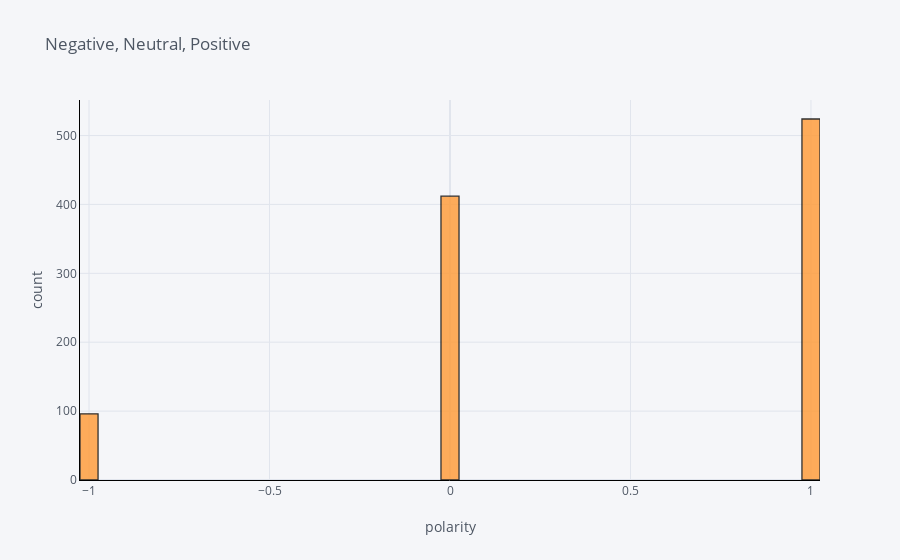

The notebook cell this image was saved under:
### Code cell
df['rate'].iplot(
    kind='hist',
    bins=50,
    xTitle='polarity',
    linecolor='black',
    yTitle='count',
    title='Negative, Neutral, Positive')

### Figure 1 — Plotly figure (JSON) as saved in the notebook; plotly's stock layout.template omitted (floating-point values rounded to 4 significant figures; data arrays with more than 128 entries replaced by an {"elided": "..."} marker saying what was removed)
{"data": [{"histfunc": "count", "histnorm": "", "marker": {"color": "rgba(255, 153, 51, 1.0)", "line": {"color": "#000000", "width": 1.3}}, "name": "rate", "nbinsx": 50, "opacity": 0.8, "orientation": "v", "type": "histogram", "x": {"elided": "1032 int values"}}], "layout": {"barmode": "overlay", "legend": {"bgcolor": "#F5F6F9", "font": {"color": "#4D5663"}}, "paper_bgcolor": "#F5F6F9", "plot_bgcolor": "#F5F6F9", "title": {"font": {"color": "#4D5663"}, "text": "Negative, Neutral, Positive"}, "xaxis": {"gridcolor": "#E1E5ED", "linecolor": "black", "showgrid": true, "tickfont": {"color": "#4D5663"}, "title": {"font": {"color": "#4D5663"}, "text": "polarity"}, "zerolinecolor": "#E1E5ED"}, "yaxis": {"gridcolor": "#E1E5ED", "linecolor": "black", "showgrid": true, "tickfont": {"color": "#4D5663"}, "title": {"font": {"color": "#4D5663"}, "text": "count"}, "zerolinecolor": "#E1E5ED"}}}
